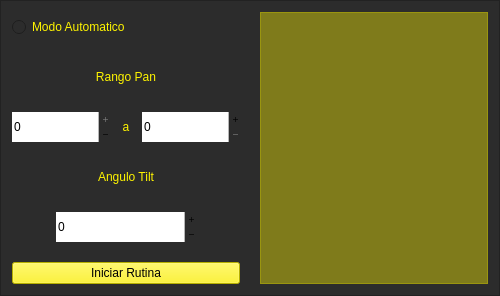
                 <widget class="QFrame" name="FrameAuto">
                  <property name="styleSheet">
                   <string notr="true">background-color: rgb(44, 44, 44);</string>
                  </property>
                  <property name="frameShape">
                   <enum>QFrame::StyledPanel</enum>
                  </property>
                  <property name="frameShadow">
                   <enum>QFrame::Raised</enum>
                  </property>
                  <layout class="QHBoxLayout" name="horizontalLayout_12">
                   <item>
                    <layout class="QHBoxLayout" name="horizontalLayout_11" stretch="2,2">
                     <property name="spacing">
                      <number>20</number>
                     </property>
                     <item>
                      <layout class="QVBoxLayout" name="verticalLayout_13" stretch="1,2,2,0">
                       <item>
                        <widget class="QRadioButton" name="modo_auto">
                         <property name="minimumSize">
                          <size>
                           <width>200</width>
                           <height>30</height>
                          </size>
                         </property>
                         <property name="maximumSize">
                          <size>
                           <width>16777215</width>
                           <height>16777215</height>
                          </size>
                         </property>
                         <property name="styleSheet">
                          <string notr="true">font: 20pt &quot;ISOCP&quot;;
color: rgb(255, 245, 0);</string>
                         </property>
                         <property name="text">
                          <string>Modo Automatico</string>
                         </property>
                         <property name="checkable">
                          <bool>true</bool>
                         </property>
                         <property name="checked">
                          <bool>false</bool>
                         </property>
                         <property name="autoRepeat">
                          <bool>false</bool>
                         </property>
                         <property name="autoExclusive">
                          <bool>true</bool>
                         </property>
                        </widget>
                       </item>
                       <item>
                        <layout class="QVBoxLayout" name="verticalLayout_11" stretch="1,2">
                         <item>
                          <widget class="QLabel" name="label_11">
                           <property name="minimumSize">
                            <size>
                             <width>90</width>
                             <height>30</height>
                            </size>
                           </property>
                           <property name="maximumSize">
                            <size>
                             <width>542452</width>
                             <height>16777215</height>
                            </size>
                           </property>
                           <property name="styleSheet">
                            <string notr="true">font: 18pt &quot;ISOCP&quot;;
color: rgb(255, 245, 0);</string>
                           </property>
                           <property name="text">
                            <string>Rango Pan</string>
                           </property>
                           <property name="alignment">
                            <set>Qt::AlignCenter</set>
                           </property>
                          </widget>
                         </item>
                         <item>
                          <layout class="QHBoxLayout" name="horizontalLayout_9" stretch="3,1,3">
                           <property name="spacing">
                            <number>6</number>
                           </property>
                           <item>
                            <widget class="QSpinBox" name="entry_inf_pan">
                             <property name="minimumSize">
                              <size>
                               <width>0</width>
                               <height>30</height>
                              </size>
                             </property>
                             <property name="maximumSize">
                              <size>
                               <width>140</width>
                               <height>16777215</height>
                              </size>
                             </property>
                             <property name="styleSheet">
                              <string notr="true">background-color: rgb(255, 255, 255);</string>
                             </property>
                             <property name="wrapping">
                              <bool>false</bool>
                             </property>
                             <property name="frame">
                              <bool>false</bool>
                             </property>
                             <property name="alignment">
                              <set>Qt::AlignLeading|Qt::AlignLeft|Qt::AlignVCenter</set>
                             </property>
                             <property name="readOnly">
                              <bool>false</bool>
                             </property>
                             <property name="buttonSymbols">
                              <enum>QAbstractSpinBox::PlusMinus</enum>
                             </property>
                             <property name="showGroupSeparator" stdset="0">
                              <bool>false</bool>
                             </property>
                             <property name="minimum">
                              <number>-80</number>
                             </property>
                             <property name="maximum">
                              <number>0</number>
                             </property>
                            </widget>
                           </item>
                           <item>
                            <widget class="QLabel" name="label_13">
                             <property name="minimumSize">
                              <size>
                               <width>20</width>
                               <height>20</height>
                              </size>
                             </property>
                             <property name="maximumSize">
                              <size>
                               <width>20</width>
                               <height>20</height>
                              </size>
                             </property>
                             <property name="styleSheet">
                              <string notr="true">font: 14pt &quot;ISOCP&quot;;
color: rgb(255, 245, 0);</string>
                             </property>
                             <property name="text">
                              <string>a</string>
                             </property>
                             <property name="alignment">
                              <set>Qt::AlignCenter</set>
                             </property>
                            </widget>
                           </item>
                           <item>
                            <widget class="QSpinBox" name="entry_sup_pan">
                             <property name="minimumSize">
                              <size>
                               <width>0</width>
                               <height>30</height>
                              </size>
                             </property>
                             <property name="maximumSize">
                              <size>
                               <width>140</width>
                               <height>16777215</height>
                              </size>
                             </property>
                             <property name="styleSheet">
                              <string notr="true">background-color: rgb(255, 255, 255);</string>
                             </property>
                             <property name="wrapping">
                              <bool>false</bool>
                             </property>
                             <property name="frame">
                              <bool>false</bool>
                             </property>
                             <property name="alignment">
                              <set>Qt::AlignLeading|Qt::AlignLeft|Qt::AlignVCenter</set>
                             </property>
                             <property name="readOnly">
                              <bool>false</bool>
                             </property>
                             <property name="buttonSymbols">
                              <enum>QAbstractSpinBox::PlusMinus</enum>
                             </property>
                             <property name="showGroupSeparator" stdset="0">
                              <bool>false</bool>
                             </property>
                             <property name="minimum">
                              <number>0</number>
                             </property>
                             <property name="maximum">
                              <number>80</number>
                             </property>
                            </widget>
                           </item>
                          </layout>
                         </item>
                        </layout>
                       </item>
                       <item>
                        <layout class="QVBoxLayout" name="verticalLayout_12" stretch="1,2">
                         <item>
                          <widget class="QLabel" name="label_12">
                           <property name="minimumSize">
                            <size>
                             <width>90</width>
                             <height>30</height>
                            </size>
                           </property>
                           <property name="maximumSize">
                            <size>
                             <width>35656</width>
                             <height>16777215</height>
                            </size>
                           </property>
                           <property name="styleSheet">
                            <string notr="true">font: 18pt &quot;ISOCP&quot;;
color: rgb(255, 245, 0);</string>
                           </property>
                           <property name="text">
                            <string>Angulo Tilt</string>
                           </property>
                           <property name="alignment">
                            <set>Qt::AlignCenter</set>
                           </property>
                          </widget>
                         </item>
                         <item>
                          <layout class="QHBoxLayout" name="horizontalLayout_10" stretch="3">
                           <property name="spacing">
                            <number>6</number>
                           </property>
                           <item>
                            <widget class="QSpinBox" name="entry_tilt_auto">
                             <property name="minimumSize">
                              <size>
                               <width>0</width>
                               <height>30</height>
                              </size>
                             </property>
                             <property name="maximumSize">
                              <size>
                               <width>140</width>
                               <height>16777215</height>
                              </size>
                             </property>
                             <property name="styleSheet">
                              <string notr="true">background-color: rgb(255, 255, 255);</string>
                             </property>
                             <property name="wrapping">
                              <bool>false</bool>
                             </property>
                             <property name="frame">
                              <bool>false</bool>
                             </property>
                             <property name="alignment">
                              <set>Qt::AlignLeading|Qt::AlignLeft|Qt::AlignVCenter</set>
                             </property>
                             <property name="readOnly">
                              <bool>false</bool>
                             </property>
                             <property name="buttonSymbols">
                              <enum>QAbstractSpinBox::PlusMinus</enum>
                             </property>
                             <property name="showGroupSeparator" stdset="0">
                              <bool>false</bool>
                             </property>
                             <property name="minimum">
                              <number>-30</number>
                             </property>
                             <property name="maximum">
                              <number>30</number>
                             </property>
                            </widget>
                           </item>
                          </layout>
                         </item>
                        </layout>
                       </item>
                       <item>
                        <widget class="QPushButton" name="bt_iniciar_rutina">
                         <property name="styleSheet">
                          <string notr="true">QPushButton{
background-color: rgb(255, 245, 0);
font: 16pt &quot;ISOCP&quot;;
color: rgb(0, 0, 0);
}

QPushButton::hover{
	background-color: rgba(255,245, 0,100);
	font: 16pt &quot;ISOCP&quot;;
	color: rgb(0, 0, 0);
}</string>
                         </property>
                         <property name="text">
                          <string>Iniciar Rutina</string>
                         </property>
                        </widget>
                       </item>
                      </layout>
                     </item>
                     <item>
                      <widget class="PlotWidget" name="range_plot">
                       <property name="styleSheet">
                        <string notr="true">background-color: rgba(255, 245, 0,100);</string>
                       </property>
                       <property name="interactive">
                        <bool>false</bool>
                       </property>
                       <property name="rubberBandSelectionMode">
                        <enum>Qt::ContainsItemShape</enum>
                       </property>
                      </widget>
                     </item>
                    </layout>
                   </item>
                  </layout>
                 </widget>
